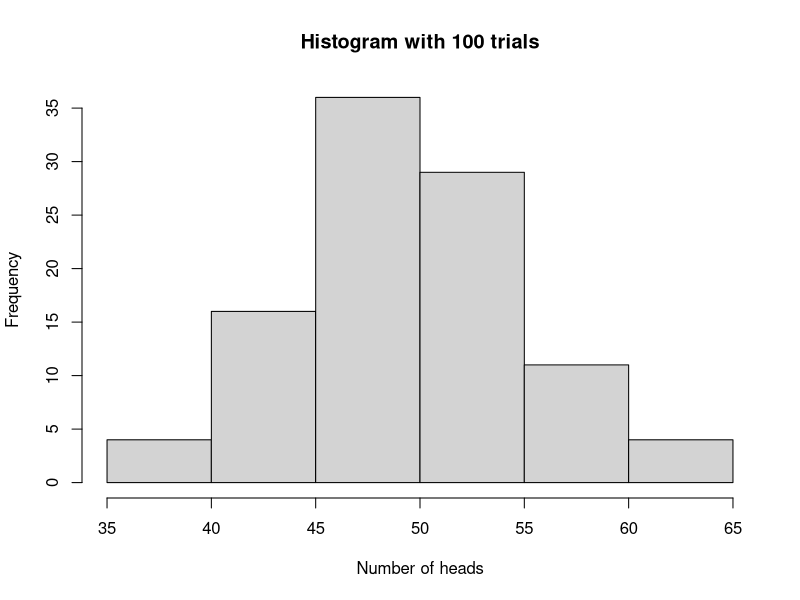
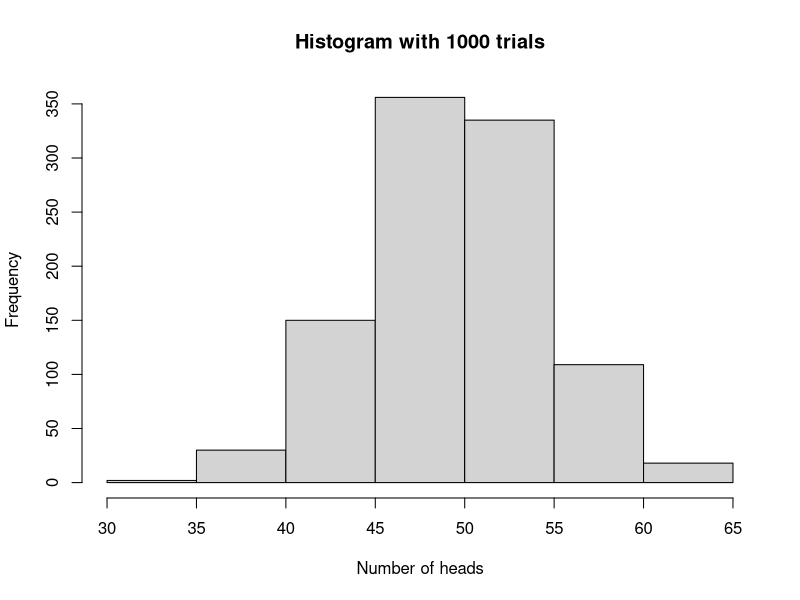
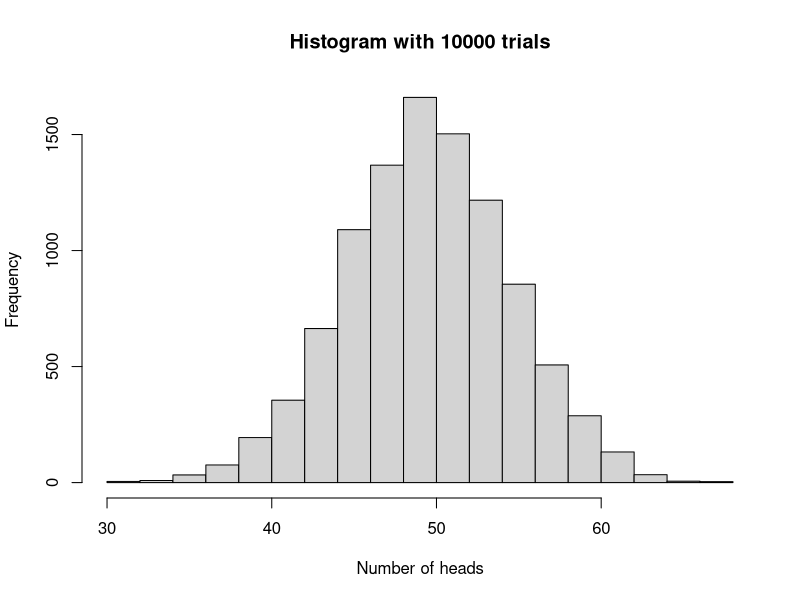
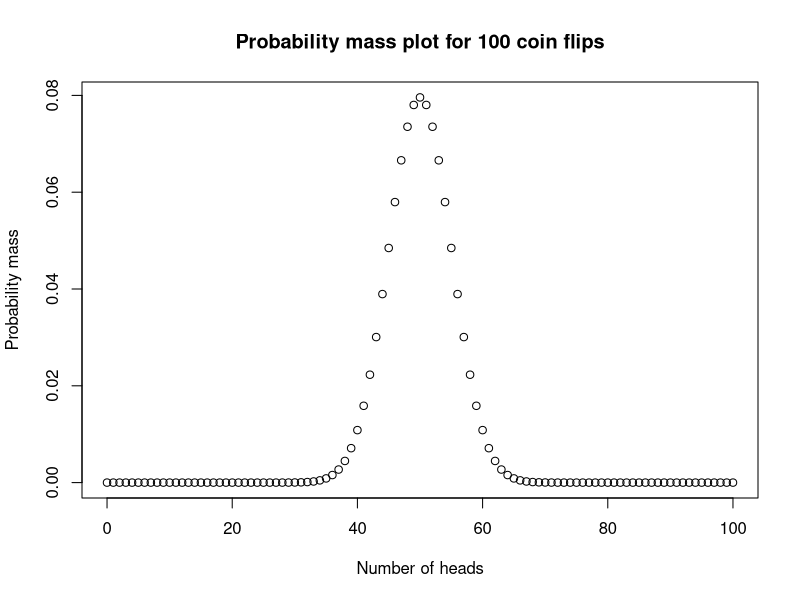
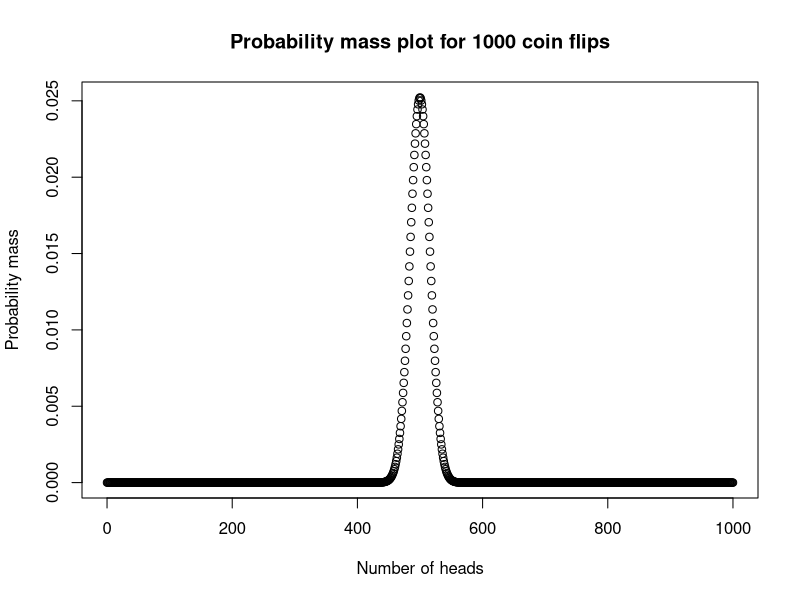
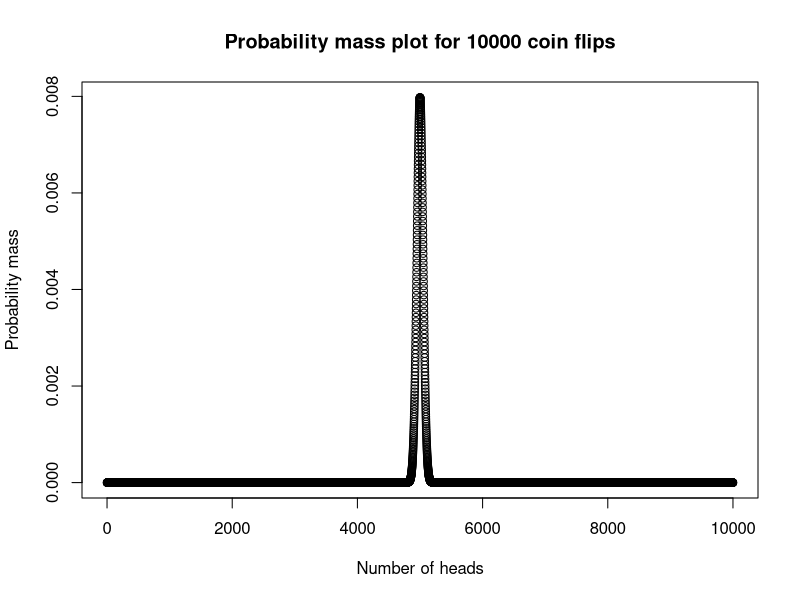
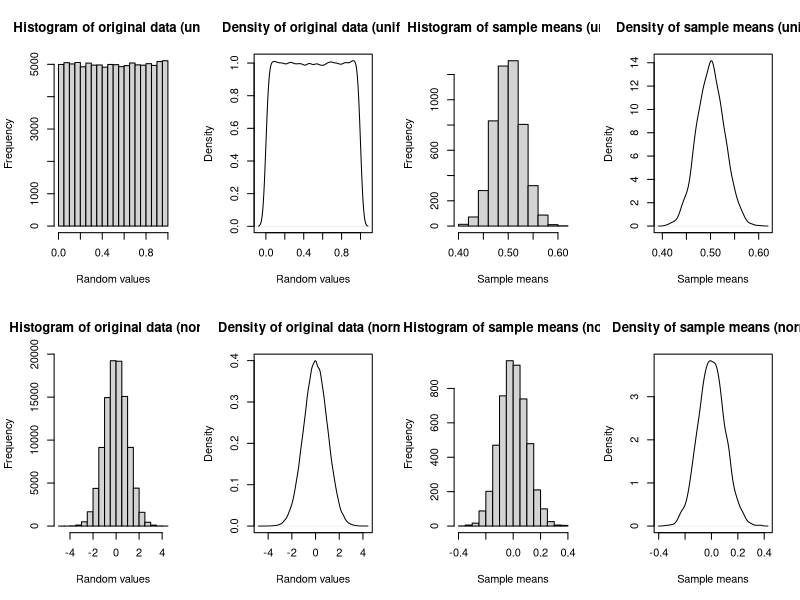

Generate these figures, in order, with R:
# Utility functions
pardefault <- par()
printf <- function(...) cat(sprintf(...))

# Assignment 1: Variance

data <- c(58, 74, 69, 81, 64, 120, 55, 71, 77, 65, 23000)

empVar <- function (X) {
  sum((X - mean(X)) ** 2)/length(X)
}

sampVar <- function (X) {
  sum((X - mean(X)) ** 2)/(length(X) - 1)
}

printf("var: %f", var(data))
printf("sampVar: %f", sampVar(data))
printf("empVar: %f", empVar(data))

# Assignment 2

runCoinFlipSimulation <- function (trialCount) {
  flipCount <- 100
  experiment <- mapply(function (a) { 
    sum(sample(c(0, 1), flipCount, replace=TRUE)) 
  }, seq(1, trialCount))
  hist(experiment, 
       xlab = "Number of heads",
       main = paste("Histogram with", trialCount, "trials"))
  printf("trials: %i, mean: %f, median: %f, empVar: %f, sampVar: %f",
         trialCount, mean(experiment), median(experiment), 
         empVar(experiment), sampVar(experiment))
}
runCoinFlipSimulation(100)
runCoinFlipSimulation(1000)
runCoinFlipSimulation(10000)

runPlotProbabilityMassFunctions <- function (flipCount) {
  x <- seq(0, flipCount)
  plot(x, dbinom(x, size=flipCount, prob=0.5), type='p',
       xlab = "Number of heads", ylab = "Probability mass",
       main = paste("Probability mass plot for", flipCount, "coin flips"))
}
runPlotProbabilityMassFunctions(100)
runPlotProbabilityMassFunctions(1000)
runPlotProbabilityMassFunctions(10000)

# Assignment 3

par(mfrow = c(2,4))
data <- runif(100000)
hist(data, main = "Histogram of original data (unif)", xlab = "Random values")
plot(density(data), main = "Density of original data (unif)", xlab = "Random values")
sampleMeans <- mapply(function (a) { mean(sample(data, 100, replace=TRUE)) }, seq(0, 5000))
hist(sampleMeans, main = "Histogram of sample means (unif)", xlab = "Sample means")
plot(density(sampleMeans), main = "Density of sample means (unif)", xlab = "Sample means")

data <- rnorm(100000)
hist(data, main = "Histogram of original data (norm)", xlab = "Random values")
plot(density(data), main = "Density of original data (norm)", xlab = "Random values")
sampleMeans <- mapply(function (a) { mean(sample(data, 100, replace=TRUE)) }, seq(0, 5000))
hist(sampleMeans, main = "Histogram of sample means (norm)", xlab = "Sample means")
plot(density(sampleMeans), main = "Density of sample means (norm)", xlab = "Sample means")

par(pardefault)

# Assignment 4
algoA <- c(0.90, 0.87, 0.92, 0.88, 0.90, 0.85, 0.91, 0.90, 0.87, 0.95, 0.90)
algoB <- c(0.89, 0.95, 0.87, 0.94, 0.92, 0.86, 0.84, 0.92, 0.88, 0.83, 0.90)

meanA <- mean(algoA)
meanB <- mean(algoB)
df <- length(algoA) - 1

meanD <- meanA - meanB
sD <- sqrt(sd(algoA)**2/length(algoA) - sd(algoB)**2/length(algoB))
Y <- (meanD*sqrt(length(algoA)))/sD


# Assignment 7

entropyRegularDice <- - 6 * 1/6 * log2(1/6)
printf("Entropy of regular dice: %f", entropyRegularDice)

manipulatedDiceProbs <- c(0.5, 0.15, 0.15, 0.08, 0.08, 0.04)
entroyManipulatedDice <- - sum(manipulatedDiceProbs * log2(manipulatedDiceProbs))
printf("Entropy of manipulated dice: %f", entroyManipulatedDice)
